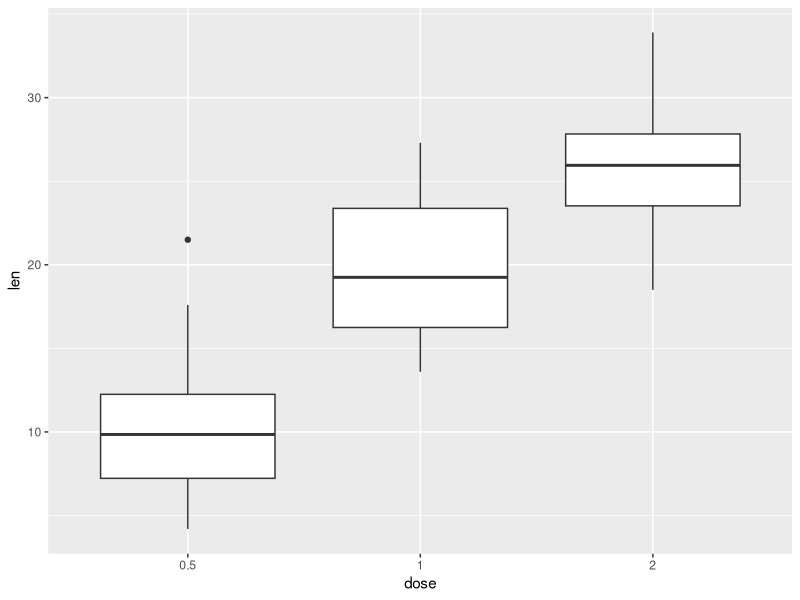
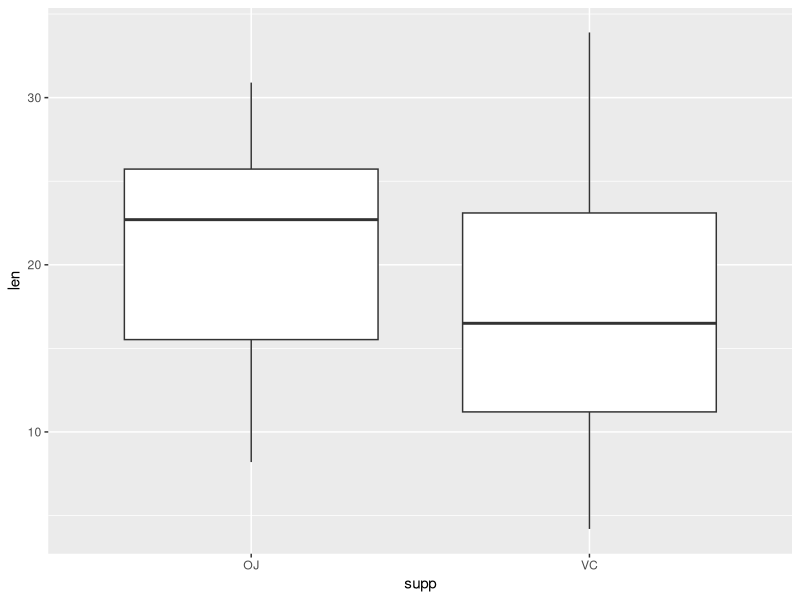

Here is the R script that generated these plots, in order:
## ---- chunk 1
knitr::opts_chunk$set(echo = TRUE)
## ---- chunk 2
##load the data and check data structure
data("ToothGrowth")
str(ToothGrowth)
## ---- chunk 3
library(ggplot2)
#convert dose into a factor variable
ToothGrowth$dose <- as.factor(ToothGrowth$dose)
# create box plots for len given dose and supp
g1 <- ggplot(ToothGrowth, aes(x=dose, y=len)) + geom_boxplot()
g2 <- ggplot(ToothGrowth, aes(x=supp, y=len)) + geom_boxplot()
g1
g2
## ---- chunk 4
pairwise.t.test(ToothGrowth$len, ToothGrowth$dose, p.adjust.method = 'bonferroni')
## ---- chunk 5
t.test(ToothGrowth$len[ToothGrowth$supp=="OJ"], ToothGrowth$len[ToothGrowth$supp=="VC"], alternative = "greater")
